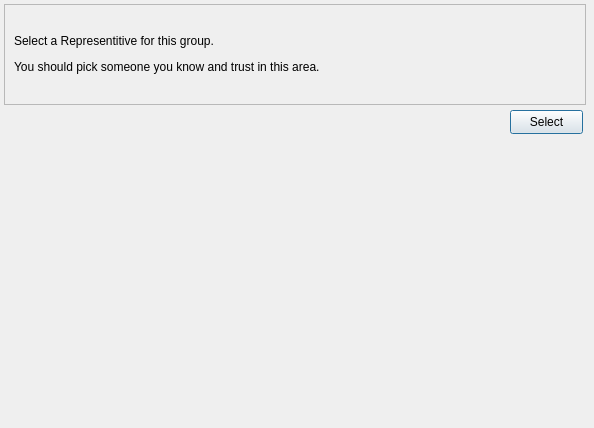
<?xml version="1.0" encoding="UTF-8"?>
<ui version="4.0">
 <class>SelectRepresentitiveDialog</class>
 <widget class="QDialog" name="SelectRepresentitiveDialog">
  <property name="geometry">
   <rect>
    <x>0</x>
    <y>0</y>
    <width>594</width>
    <height>428</height>
   </rect>
  </property>
  <property name="windowTitle">
   <string>Dialog</string>
  </property>
  <widget class="QFrame" name="_new_link_F">
   <property name="geometry">
    <rect>
     <x>4</x>
     <y>4</y>
     <width>582</width>
     <height>101</height>
    </rect>
   </property>
   <property name="frameShape">
    <enum>QFrame::StyledPanel</enum>
   </property>
   <property name="frameShadow">
    <enum>QFrame::Raised</enum>
   </property>
   <layout class="QVBoxLayout" name="verticalLayout_5">
    <item>
     <widget class="QLabel" name="label_3">
      <property name="text">
       <string>&lt;html&gt;&lt;head/&gt;&lt;body&gt;&lt;p align=&quot;justify&quot;&gt;Select a Representitive for this group.&lt;/p&gt;&lt;p align=&quot;justify&quot;&gt;You should pick someone you know and trust in this area.&lt;/p&gt;&lt;/body&gt;&lt;/html&gt;</string>
      </property>
      <property name="textFormat">
       <enum>Qt::RichText</enum>
      </property>
      <property name="scaledContents">
       <bool>true</bool>
      </property>
      <property name="wordWrap">
       <bool>true</bool>
      </property>
     </widget>
    </item>
   </layout>
  </widget>
  <widget class="FriendSelectionWidget" name="friendSelectionWidget" native="true">
   <property name="geometry">
    <rect>
     <x>4</x>
     <y>139</y>
     <width>582</width>
     <height>284</height>
    </rect>
   </property>
   <property name="sizePolicy">
    <sizepolicy hsizetype="Preferred" vsizetype="Expanding">
     <horstretch>0</horstretch>
     <verstretch>0</verstretch>
    </sizepolicy>
   </property>
  </widget>
  <widget class="QPushButton" name="select_repr_PB">
   <property name="geometry">
    <rect>
     <x>510</x>
     <y>110</y>
     <width>73</width>
     <height>24</height>
    </rect>
   </property>
   <property name="text">
    <string>Select</string>
   </property>
  </widget>
 </widget>
 <customwidgets>
  <customwidget>
   <class>FriendSelectionWidget</class>
   <extends>QWidget</extends>
   <header>gui/common/FriendSelectionWidget.h</header>
   <container>1</container>
  </customwidget>
 </customwidgets>
 <resources/>
 <connections/>
</ui>
